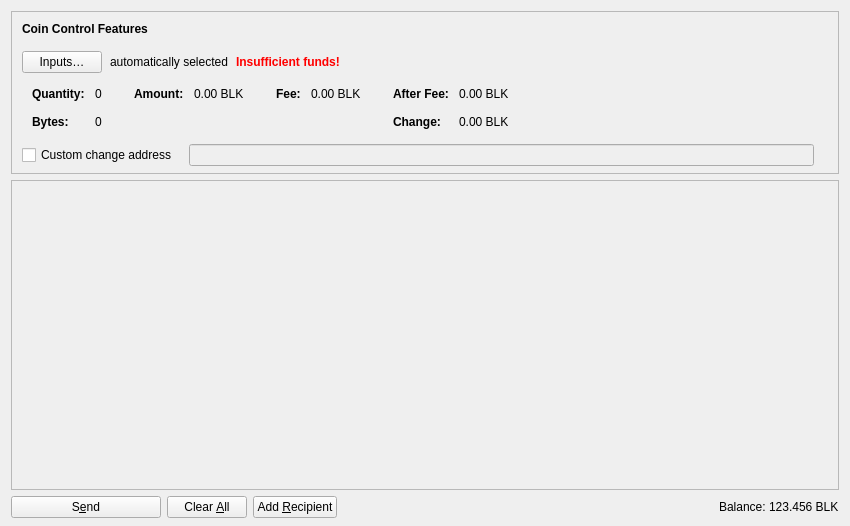
<?xml version="1.0" encoding="UTF-8"?>
<ui version="4.0">
 <class>SendCoinsDialog</class>
 <widget class="QDialog" name="SendCoinsDialog">
  <property name="geometry">
   <rect>
    <x>0</x>
    <y>0</y>
    <width>850</width>
    <height>526</height>
   </rect>
  </property>
  <property name="windowTitle">
   <string>Send Coins</string>
  </property>
  <layout class="QVBoxLayout" name="verticalLayout" stretch="0,1,0">
   <property name="bottomMargin">
    <number>8</number>
   </property>
   <item>
    <widget class="QFrame" name="frameCoinControl">
     <property name="sizePolicy">
      <sizepolicy hsizetype="Expanding" vsizetype="Expanding">
       <horstretch>0</horstretch>
       <verstretch>0</verstretch>
      </sizepolicy>
     </property>
     <property name="maximumSize">
      <size>
       <width>16777215</width>
       <height>16777215</height>
      </size>
     </property>
     <property name="frameShape">
      <enum>QFrame::StyledPanel</enum>
     </property>
     <property name="frameShadow">
      <enum>QFrame::Sunken</enum>
     </property>
     <layout class="QVBoxLayout" name="verticalLayoutCoinControl2">
      <property name="spacing">
       <number>0</number>
      </property>
      <property name="leftMargin">
       <number>0</number>
      </property>
      <property name="topMargin">
       <number>0</number>
      </property>
      <property name="rightMargin">
       <number>0</number>
      </property>
      <property name="bottomMargin">
       <number>6</number>
      </property>
      <item>
       <layout class="QVBoxLayout" name="verticalLayoutCoinControl" stretch="0,0,0,0,1">
        <property name="spacing">
         <number>0</number>
        </property>
        <property name="leftMargin">
         <number>10</number>
        </property>
        <property name="topMargin">
         <number>10</number>
        </property>
        <item>
         <layout class="QHBoxLayout" name="horizontalLayoutCoinControl1">
          <property name="bottomMargin">
           <number>15</number>
          </property>
          <item>
           <widget class="QLabel" name="labelCoinControlFeatures">
            <property name="sizePolicy">
             <sizepolicy hsizetype="Preferred" vsizetype="Maximum">
              <horstretch>0</horstretch>
              <verstretch>0</verstretch>
             </sizepolicy>
            </property>
            <property name="font">
             <font>
              <weight>75</weight>
              <bold>true</bold>
             </font>
            </property>
            <property name="styleSheet">
             <string notr="true">font-weight:bold;</string>
            </property>
            <property name="text">
             <string>Coin Control Features</string>
            </property>
           </widget>
          </item>
         </layout>
        </item>
        <item>
         <layout class="QHBoxLayout" name="horizontalLayoutCoinControl2" stretch="0,0,0,0">
          <property name="spacing">
           <number>8</number>
          </property>
          <property name="bottomMargin">
           <number>10</number>
          </property>
          <item>
           <widget class="QPushButton" name="pushButtonCoinControl">
            <property name="styleSheet">
             <string notr="true"/>
            </property>
            <property name="text">
             <string>Inputs…</string>
            </property>
            <property name="autoDefault">
             <bool>false</bool>
            </property>
           </widget>
          </item>
          <item>
           <widget class="QLabel" name="labelCoinControlAutomaticallySelected">
            <property name="text">
             <string>automatically selected</string>
            </property>
            <property name="margin">
             <number>5</number>
            </property>
           </widget>
          </item>
          <item>
           <widget class="QLabel" name="labelCoinControlInsuffFunds">
            <property name="font">
             <font>
              <weight>75</weight>
              <bold>true</bold>
             </font>
            </property>
            <property name="styleSheet">
             <string notr="true">color:red;font-weight:bold;</string>
            </property>
            <property name="text">
             <string>Insufficient funds!</string>
            </property>
            <property name="margin">
             <number>5</number>
            </property>
           </widget>
          </item>
          <item>
           <spacer name="horizontalSpacerCoinControl">
            <property name="orientation">
             <enum>Qt::Horizontal</enum>
            </property>
            <property name="sizeHint" stdset="0">
             <size>
              <width>40</width>
              <height>1</height>
             </size>
            </property>
           </spacer>
          </item>
         </layout>
        </item>
        <item>
         <widget class="QWidget" name="widgetCoinControl" native="true">
          <property name="sizePolicy">
           <sizepolicy hsizetype="Preferred" vsizetype="Preferred">
            <horstretch>0</horstretch>
            <verstretch>0</verstretch>
           </sizepolicy>
          </property>
          <property name="minimumSize">
           <size>
            <width>0</width>
            <height>0</height>
           </size>
          </property>
          <property name="styleSheet">
           <string notr="true"/>
          </property>
          <layout class="QHBoxLayout" name="horizontalLayoutCoinControl5">
           <property name="margin">
            <number>0</number>
           </property>
           <item>
            <layout class="QHBoxLayout" name="horizontalLayoutCoinControl3" stretch="0,0,0,1">
             <property name="spacing">
              <number>20</number>
             </property>
             <property name="topMargin">
              <number>0</number>
             </property>
             <property name="bottomMargin">
              <number>10</number>
             </property>
             <item>
              <layout class="QFormLayout" name="formLayoutCoinControl1">
               <property name="labelAlignment">
                <set>Qt::AlignLeft|Qt::AlignVCenter</set>
               </property>
               <property name="horizontalSpacing">
                <number>10</number>
               </property>
               <property name="verticalSpacing">
                <number>14</number>
               </property>
               <property name="leftMargin">
                <number>10</number>
               </property>
               <property name="topMargin">
                <number>4</number>
               </property>
               <property name="rightMargin">
                <number>6</number>
               </property>
               <item row="0" column="0">
                <widget class="QLabel" name="labelCoinControlQuantityText">
                 <property name="font">
                  <font>
                   <weight>75</weight>
                   <bold>true</bold>
                  </font>
                 </property>
                 <property name="text">
                  <string>Quantity:</string>
                 </property>
                 <property name="margin">
                  <number>0</number>
                 </property>
                </widget>
               </item>
               <item row="0" column="1">
                <widget class="QLabel" name="labelCoinControlQuantity">
                 <property name="cursor">
                  <cursorShape>IBeamCursor</cursorShape>
                 </property>
                 <property name="contextMenuPolicy">
                  <enum>Qt::ActionsContextMenu</enum>
                 </property>
                 <property name="text">
                  <string notr="true">0</string>
                 </property>
                 <property name="margin">
                  <number>0</number>
                 </property>
                 <property name="textInteractionFlags">
                  <set>Qt::LinksAccessibleByMouse|Qt::TextSelectableByKeyboard|Qt::TextSelectableByMouse</set>
                 </property>
                </widget>
               </item>
               <item row="1" column="0">
                <widget class="QLabel" name="labelCoinControlBytesText">
                 <property name="font">
                  <font>
                   <weight>75</weight>
                   <bold>true</bold>
                  </font>
                 </property>
                 <property name="text">
                  <string>Bytes:</string>
                 </property>
                </widget>
               </item>
               <item row="1" column="1">
                <widget class="QLabel" name="labelCoinControlBytes">
                 <property name="cursor">
                  <cursorShape>IBeamCursor</cursorShape>
                 </property>
                 <property name="contextMenuPolicy">
                  <enum>Qt::ActionsContextMenu</enum>
                 </property>
                 <property name="text">
                  <string notr="true">0</string>
                 </property>
                 <property name="textInteractionFlags">
                  <set>Qt::LinksAccessibleByMouse|Qt::TextSelectableByKeyboard|Qt::TextSelectableByMouse</set>
                 </property>
                </widget>
               </item>
              </layout>
             </item>
             <item>
              <layout class="QFormLayout" name="formLayoutCoinControl2">
               <property name="horizontalSpacing">
                <number>10</number>
               </property>
               <property name="verticalSpacing">
                <number>14</number>
               </property>
               <property name="leftMargin">
                <number>6</number>
               </property>
               <property name="topMargin">
                <number>4</number>
               </property>
               <property name="rightMargin">
                <number>6</number>
               </property>
               <item row="0" column="0">
                <widget class="QLabel" name="labelCoinControlAmountText">
                 <property name="font">
                  <font>
                   <weight>75</weight>
                   <bold>true</bold>
                  </font>
                 </property>
                 <property name="text">
                  <string>Amount:</string>
                 </property>
                 <property name="margin">
                  <number>0</number>
                 </property>
                </widget>
               </item>
               <item row="0" column="1">
                <widget class="QLabel" name="labelCoinControlAmount">
                 <property name="cursor">
                  <cursorShape>IBeamCursor</cursorShape>
                 </property>
                 <property name="contextMenuPolicy">
                  <enum>Qt::ActionsContextMenu</enum>
                 </property>
                 <property name="text">
                  <string notr="true">0.00 BLK</string>
                 </property>
                 <property name="textInteractionFlags">
                  <set>Qt::LinksAccessibleByMouse|Qt::TextSelectableByKeyboard|Qt::TextSelectableByMouse</set>
                 </property>
                </widget>
               </item>
              </layout>
             </item>
             <item>
              <layout class="QFormLayout" name="formLayoutCoinControl3">
               <property name="horizontalSpacing">
                <number>10</number>
               </property>
               <property name="verticalSpacing">
                <number>14</number>
               </property>
               <property name="leftMargin">
                <number>6</number>
               </property>
               <property name="topMargin">
                <number>4</number>
               </property>
               <property name="rightMargin">
                <number>6</number>
               </property>
               <item row="0" column="0">
                <widget class="QLabel" name="labelCoinControlFeeText">
                 <property name="font">
                  <font>
                   <weight>75</weight>
                   <bold>true</bold>
                  </font>
                 </property>
                 <property name="text">
                  <string>Fee:</string>
                 </property>
                 <property name="margin">
                  <number>0</number>
                 </property>
                </widget>
               </item>
               <item row="0" column="1">
                <widget class="QLabel" name="labelCoinControlFee">
                 <property name="cursor">
                  <cursorShape>IBeamCursor</cursorShape>
                 </property>
                 <property name="contextMenuPolicy">
                  <enum>Qt::ActionsContextMenu</enum>
                 </property>
                 <property name="text">
                  <string notr="true">0.00 BLK</string>
                 </property>
                 <property name="textInteractionFlags">
                  <set>Qt::LinksAccessibleByMouse|Qt::TextSelectableByKeyboard|Qt::TextSelectableByMouse</set>
                 </property>
                </widget>
               </item>
              </layout>
             </item>
             <item>
              <layout class="QFormLayout" name="formLayoutCoinControl4">
               <property name="labelAlignment">
                <set>Qt::AlignLeft|Qt::AlignVCenter</set>
               </property>
               <property name="horizontalSpacing">
                <number>10</number>
               </property>
               <property name="verticalSpacing">
                <number>14</number>
               </property>
               <property name="leftMargin">
                <number>6</number>
               </property>
               <property name="topMargin">
                <number>4</number>
               </property>
               <property name="rightMargin">
                <number>6</number>
               </property>
               <item row="0" column="0">
                <widget class="QLabel" name="labelCoinControlAfterFeeText">
                 <property name="font">
                  <font>
                   <weight>75</weight>
                   <bold>true</bold>
                  </font>
                 </property>
                 <property name="text">
                  <string>After Fee:</string>
                 </property>
                 <property name="margin">
                  <number>0</number>
                 </property>
                </widget>
               </item>
               <item row="0" column="1">
                <widget class="QLabel" name="labelCoinControlAfterFee">
                 <property name="cursor">
                  <cursorShape>IBeamCursor</cursorShape>
                 </property>
                 <property name="contextMenuPolicy">
                  <enum>Qt::ActionsContextMenu</enum>
                 </property>
                 <property name="text">
                  <string notr="true">0.00 BLK</string>
                 </property>
                 <property name="textInteractionFlags">
                  <set>Qt::LinksAccessibleByMouse|Qt::TextSelectableByKeyboard|Qt::TextSelectableByMouse</set>
                 </property>
                </widget>
               </item>
               <item row="1" column="0">
                <widget class="QLabel" name="labelCoinControlChangeText">
                 <property name="font">
                  <font>
                   <weight>75</weight>
                   <bold>true</bold>
                  </font>
                 </property>
                 <property name="text">
                  <string>Change:</string>
                 </property>
                </widget>
               </item>
               <item row="1" column="1">
                <widget class="QLabel" name="labelCoinControlChange">
                 <property name="cursor">
                  <cursorShape>IBeamCursor</cursorShape>
                 </property>
                 <property name="contextMenuPolicy">
                  <enum>Qt::ActionsContextMenu</enum>
                 </property>
                 <property name="text">
                  <string notr="true">0.00 BLK</string>
                 </property>
                 <property name="textInteractionFlags">
                  <set>Qt::LinksAccessibleByMouse|Qt::TextSelectableByKeyboard|Qt::TextSelectableByMouse</set>
                 </property>
                </widget>
               </item>
              </layout>
             </item>
            </layout>
           </item>
          </layout>
         </widget>
        </item>
        <item>
         <layout class="QHBoxLayout" name="horizontalLayoutCoinControl4" stretch="0,0,0">
          <property name="spacing">
           <number>12</number>
          </property>
          <property name="sizeConstraint">
           <enum>QLayout::SetDefaultConstraint</enum>
          </property>
          <property name="topMargin">
           <number>5</number>
          </property>
          <property name="rightMargin">
           <number>5</number>
          </property>
          <item>
           <widget class="QCheckBox" name="checkBoxCoinControlChange">
            <property name="toolTip">
             <string>If this is activated, but the change address is empty or invalid, change will be sent to a newly generated address.</string>
            </property>
            <property name="text">
             <string>Custom change address</string>
            </property>
           </widget>
          </item>
          <item>
           <widget class="QValidatedLineEdit" name="lineEditCoinControlChange">
            <property name="enabled">
             <bool>false</bool>
            </property>
            <property name="sizePolicy">
             <sizepolicy hsizetype="Expanding" vsizetype="Fixed">
              <horstretch>0</horstretch>
              <verstretch>0</verstretch>
             </sizepolicy>
            </property>
           </widget>
          </item>
          <item>
           <widget class="QLabel" name="labelCoinControlChangeLabel">
            <property name="sizePolicy">
             <sizepolicy hsizetype="Preferred" vsizetype="Expanding">
              <horstretch>0</horstretch>
              <verstretch>0</verstretch>
             </sizepolicy>
            </property>
            <property name="minimumSize">
             <size>
              <width>0</width>
              <height>0</height>
             </size>
            </property>
            <property name="text">
             <string/>
            </property>
            <property name="margin">
             <number>3</number>
            </property>
           </widget>
          </item>
         </layout>
        </item>
        <item>
         <spacer name="verticalSpacerCoinControl">
          <property name="orientation">
           <enum>Qt::Vertical</enum>
          </property>
          <property name="sizeHint" stdset="0">
           <size>
            <width>800</width>
            <height>1</height>
           </size>
          </property>
         </spacer>
        </item>
       </layout>
      </item>
     </layout>
    </widget>
   </item>
   <item>
    <widget class="QScrollArea" name="scrollArea">
     <property name="widgetResizable">
      <bool>true</bool>
     </property>
     <widget class="QWidget" name="scrollAreaWidgetContents">
      <property name="geometry">
       <rect>
        <x>0</x>
        <y>0</y>
        <width>830</width>
        <height>304</height>
       </rect>
      </property>
      <layout class="QVBoxLayout" name="verticalLayout_2" stretch="0,1">
       <property name="margin">
        <number>0</number>
       </property>
       <item>
        <layout class="QVBoxLayout" name="entries">
         <property name="spacing">
          <number>6</number>
         </property>
        </layout>
       </item>
       <item>
        <spacer name="verticalSpacer">
         <property name="orientation">
          <enum>Qt::Vertical</enum>
         </property>
         <property name="sizeHint" stdset="0">
          <size>
           <width>20</width>
           <height>40</height>
          </size>
         </property>
        </spacer>
       </item>
      </layout>
     </widget>
    </widget>
   </item>
   <item>
    <layout class="QHBoxLayout" name="horizontalLayout">
     <item>
      <widget class="QPushButton" name="sendButton">
       <property name="minimumSize">
        <size>
         <width>150</width>
         <height>0</height>
        </size>
       </property>
       <property name="toolTip">
        <string>Confirm the send action</string>
       </property>
       <property name="text">
        <string>S&amp;end</string>
       </property>
       <property name="icon">
        <iconset resource="../blackcoin.qrc">
         <normaloff>:/icons/send</normaloff>:/icons/send</iconset>
       </property>
       <property name="autoDefault">
        <bool>false</bool>
       </property>
       <property name="default">
        <bool>false</bool>
       </property>
      </widget>
     </item>
     <item>
      <widget class="QPushButton" name="clearButton">
       <property name="sizePolicy">
        <sizepolicy hsizetype="Minimum" vsizetype="Fixed">
         <horstretch>0</horstretch>
         <verstretch>0</verstretch>
        </sizepolicy>
       </property>
       <property name="toolTip">
        <string>Clear all fields of the form.</string>
       </property>
       <property name="text">
        <string>Clear &amp;All</string>
       </property>
       <property name="icon">
        <iconset resource="../blackcoin.qrc">
         <normaloff>:/icons/remove</normaloff>:/icons/remove</iconset>
       </property>
       <property name="autoDefault">
        <bool>false</bool>
       </property>
      </widget>
     </item>
     <item>
      <widget class="QPushButton" name="addButton">
       <property name="toolTip">
        <string>Send to multiple recipients at once</string>
       </property>
       <property name="text">
        <string>Add &amp;Recipient</string>
       </property>
       <property name="icon">
        <iconset resource="../blackcoin.qrc">
         <normaloff>:/icons/add</normaloff>:/icons/add</iconset>
       </property>
       <property name="autoDefault">
        <bool>false</bool>
       </property>
      </widget>
     </item>
     <item>
      <spacer name="horizontalSpacer">
       <property name="orientation">
        <enum>Qt::Horizontal</enum>
       </property>
       <property name="sizeHint" stdset="0">
        <size>
         <width>40</width>
         <height>20</height>
        </size>
       </property>
      </spacer>
     </item>
     <item>
      <layout class="QHBoxLayout" name="horizontalLayout_2">
       <property name="spacing">
        <number>3</number>
       </property>
       <item>
        <widget class="QLabel" name="labelBalanceName">
         <property name="sizePolicy">
          <sizepolicy hsizetype="Preferred" vsizetype="Fixed">
           <horstretch>0</horstretch>
           <verstretch>0</verstretch>
          </sizepolicy>
         </property>
         <property name="text">
          <string>Balance:</string>
         </property>
        </widget>
       </item>
       <item>
        <widget class="QLabel" name="labelBalance">
         <property name="sizePolicy">
          <sizepolicy hsizetype="Preferred" vsizetype="Fixed">
           <horstretch>0</horstretch>
           <verstretch>0</verstretch>
          </sizepolicy>
         </property>
         <property name="cursor">
          <cursorShape>IBeamCursor</cursorShape>
         </property>
         <property name="text">
          <string notr="true">123.456 BLK</string>
         </property>
         <property name="textInteractionFlags">
          <set>Qt::LinksAccessibleByMouse|Qt::TextSelectableByKeyboard|Qt::TextSelectableByMouse</set>
         </property>
        </widget>
       </item>
      </layout>
     </item>
    </layout>
   </item>
  </layout>
 </widget>
 <customwidgets>
  <customwidget>
   <class>QValidatedLineEdit</class>
   <extends>QLineEdit</extends>
   <header>qt/qvalidatedlineedit.h</header>
  </customwidget>
  <customwidget>
   <class>BitcoinAmountField</class>
   <extends>QLineEdit</extends>
   <header>qt/bitcoinamountfield.h</header>
   <container>1</container>
  </customwidget>
 </customwidgets>
 <resources>
  <include location="../blackcoin.qrc"/>
 </resources>
 <connections/>
</ui>
